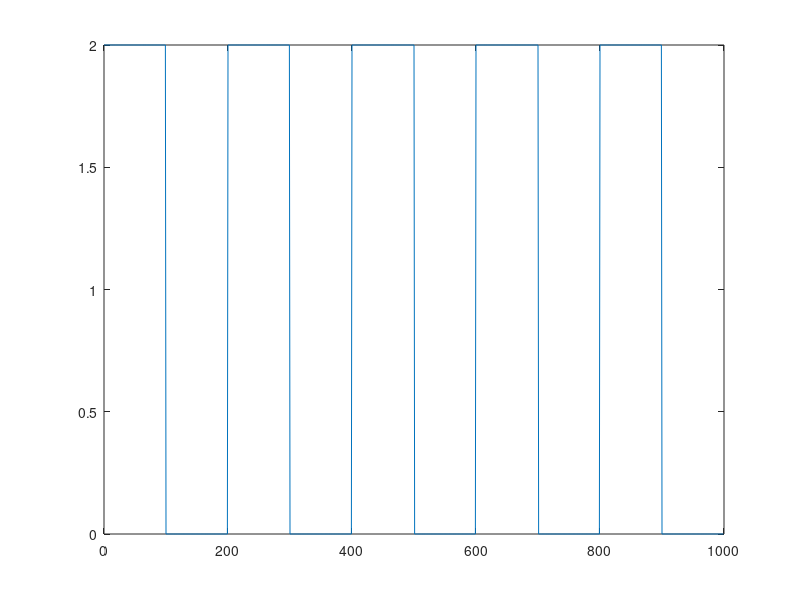
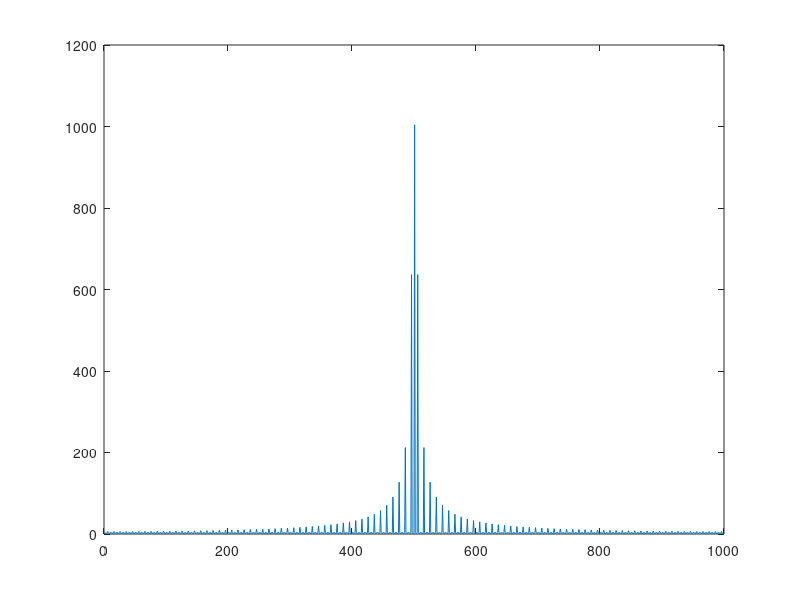

MATLAB code for these plots, in order:

%{
why does changing my N make my fft narrower?
1. convince myself that normal grating of 5 periods has same fft 
    regardless of sampling
2. plot grating in N = 1000 and N = 2000
%}

N = 1000; % in units of pixels
pitch = 200;
periods = 5;
x = linspace(0, pitch*periods, N+1); % in units of space
x(end) = [];
grating = square((x.*(2*pi))./(pitch))+1;

% N = 2000;
% x = linspace(0, 10*pi, N);
% grating = square(x);

% plot the grating
figure(1)
plot(x, grating)

% plot the fft
figure(2)
plot(abs(fftshift(fft(grating))))

%%

%{

need to convert from photon dosage to num of photons/area

photon dosage*area = energy
area (cm^2) = (pitch*10^-9)*numOfPeriods*(amplitude*10^-9)*10^-14
energy (mJ) = numOfPhotons*h*c/(1000*lambda) 
numOfPhotons = energy*lambda*1000/(h*c)

should i have it be 1 nm to 1 pixel?

if i have N pixels (x axis)...


%} 